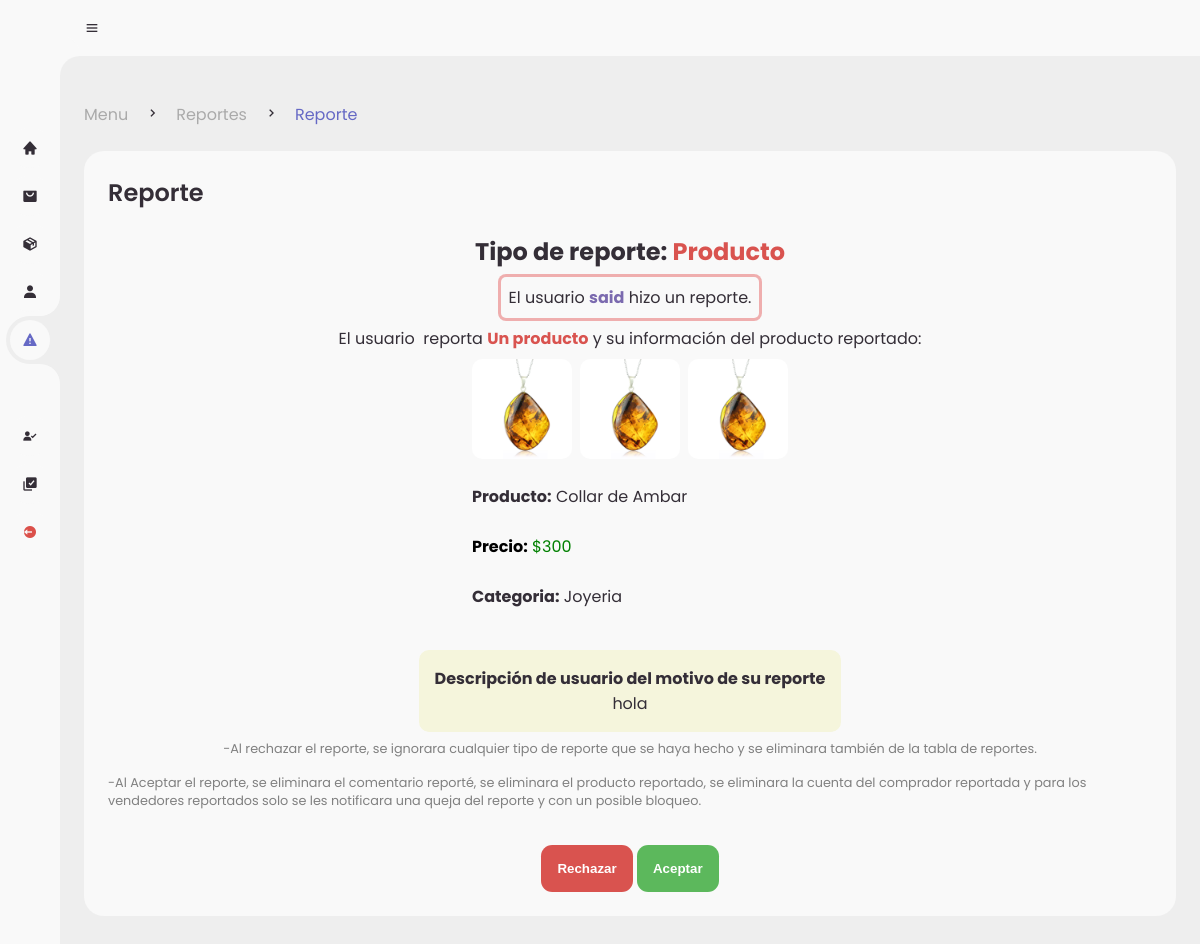
The app's page /admin/pages/det-reports.php?report=3 (signed in) with its own data.
### tables this page shows
CREATE TABLE `reports` (
  `id_report` int(11) NOT NULL,
  `report` varchar(150) NOT NULL,
  `type` varchar(30) NOT NULL,
  `ID_registro` int(11) DEFAULT NULL,
  `id_product` int(11) DEFAULT NULL,
  `id_star` int(11) DEFAULT NULL,
  `id_comment` int(11) DEFAULT NULL,
  `seller` int(11) DEFAULT NULL,
  `buyer` int(11) DEFAULT NULL,
  `estatus` int(2) NOT NULL
);

CREATE TABLE `registro` (
  `ID` int(11) NOT NULL,
  `Nombre` varchar(255) NOT NULL,
  `Correo` varchar(255) NOT NULL,
  `Contraseña` varchar(255) NOT NULL,
  `estatus` int(2) NOT NULL,
  `direccion` int(1) NOT NULL
);

CREATE TABLE `products` (
  `id_product` int(11) NOT NULL,
  `product` varchar(80) NOT NULL,
  `image1` varchar(80) NOT NULL,
  `price` int(11) NOT NULL,
  `description` varchar(250) NOT NULL,
  `category` varchar(30) NOT NULL,
  `stock` int(11) NOT NULL,
  `image2` varchar(30) NOT NULL,
  `image3` varchar(30) NOT NULL,
  `ID_registro` int(11) DEFAULT NULL,
  `estatus` varchar(50) NOT NULL
);

### admin/helpers/Sdet-rep.php (the view, shortened to what this page needs)
<?php
    $ban = "";
    $id_reporte = $_GET['report'];
?>
<div class="table-data">
				<div class="order">
					<div class="head">
						<h3>Reporte</h3>
					</div>
                <div class="solicitud-vend">
				<?php
					$query = mysqli_query($conn,"SELECT * FROM reports WHERE id_report = $id_reporte");
					$data = mysqli_fetch_array($query);
                    $tipo = $data['type'];
                    $usuario = $data['ID_registro'];
                    $query2 = mysqli_query($conn,"SELECT * FROM registro WHERE ID = $usuario");
                    $data2 = mysqli_fetch_array($query2);
				?>
                    <h2 class="title-report">Tipo de reporte:&nbsp;<strong><?php echo $tipo?></strong></h2>
                    <p class="data-report">El usuario&nbsp;<strong ><?php echo $data2['Nombre']?></strong> hizo un reporte.</p>
                    <p>El usuario &nbsp;reporta
                        <?php
                            switch($tipo){
                            case 'Producto':
                                    $ban = 2;
                                    $product = $data['id_product'];
                                    $getProducts = mysqli_query($conn,"SELECT * FROM products WHERE id_product = $product");
                                    $data_product = mysqli_fetch_array($getProducts);
                                    echo "<strong style='color:#d9534f'>Un producto</strong>&nbsp;";
                                    echo "y su información del producto reportado:<br>
                                    <article class='report-prod'>
                                        <div style='display:flex; flex-direction:row; gap: 0.5rem; flex-wrap:wrap;align-items:center;justify-content:center'>
                                            <img style='width:100px; height:100px; border-radius:10px' src='../../assets/products/".$data_product['image1']."' alt='image1'/>
                                            <img style='width:100px; height:100px; border-radius:10px' src='../../assets/products/".$data_product['image2']."' alt='image2'/>
                                            <img style='width:100px; height:100px; border-radius:10px' src='../../assets/products/".$data_product['image3']."' alt='image3'/>
                                        </div>
                                        <div> <br>
                                            <p><strong>Producto:</strong>&nbsp;".$data_product['product']."</p><br>
                                            <p style='color:green'><strong style='color:black'>Precio:</strong>&nbsp;$".$data_product['price']."</p><br>
                                            <p><strong>Categoria:</strong>&nbsp;".$data_product['category']."</p><br>
                                        </div>
                                    </article>";
                            break;
                            }
                        ?>
                    </p>
                    <?php if(!empty($data['report'])){?>
                    <p class="desc-container" align="center"><strong>
                    Descripción de usuario del motivo de su reporte </strong><br>
                        <?php echo $data['report']?>
                    </p>
                    <?php }?>
                    <p class="note-report" style="font-size:0.8rem">-Al rechazar el reporte, se ignorara cualquier tipo de reporte que se haya hecho y se eliminara también de la tabla de reportes.<p>
                    <p class="note-report" style="font-size:0.8rem">-Al Aceptar el reporte, se eliminara el comentario reporté, se eliminara el producto reportado, se eliminara la cuenta del comprador reportada y para los vendedores reportados solo se les notificara una queja del reporte y con un posible bloqueo.<p>
                    <form method="POST">
                    <div class="report-buttons">
                        <button class="btn-choose decline" type="submit" name="Rechazar" value="<?php echo $ban;?>">Rechazar</button>
					    <button class="btn-choose accept" type="submit" name="Aceptar" value="<?php echo $ban;?>">Aceptar</button>
                    </div>
                    </form>
                </div>
				</div>

### admin/style.css (style rules this page uses)
* { margin: 0; padding: 0; box-sizing: border-box; }
:root { --poppins: 'Poppins', sans-serif; --lato: 'Lato', sans-serif; --light: #F9F9F9; --blue: #6669c5; --light-blue: #CFE8FF; --grey: #eee; --dark-grey: #AAAAAA; --dark: #342E37; --red: #DB504A; --yellow: #FFCE26; --light-yellow: #FFF2C6; --orange: #FD7238; --light-orange: #FFE0D3; }
html { overflow-x: hidden; }
body { background: var(--grey); overflow-x: hidden; }
#content main .table-data { display: flex; flex-wrap: wrap; grid-gap: 24px; margin-top: 24px; width: 100%; color: var(--dark); }
#content main .table-data > div { border-radius: 20px; background: var(--light); padding: 24px; overflow-x: auto; }
#content main .table-data .head { display: flex; align-items: center; grid-gap: 16px; margin-bottom: 24px; }
#content main .table-data .head h3 { margin-right: auto; font-size: 24px; font-weight: 600; }
#content main .table-data .order { flex-grow: 1; flex-basis: 500px; }

### admin/estilos.css (style rules this page uses)
:root { --success:#5cb85c; --danger:#d9534f; --blue-color:#0275d8; --warning:#f0ad4e; --primary: hsl(255, 30%, 55%); --focus: hsl(210, 90%, 50%); --border-color: hsla(0, 0%, 100%, .2); --global-background: hsl(220, 25%, 10%); --background: linear-gradient(to right, hsl(210, 30%, 20%), hsl(255, 30%, 25%)); --shadow-1: hsla(236, 50%, 50%, .3); --shadow-2: hsla(236, 50%, 50%, .4); }
.accept { background: var(--success); }
.btn-choose { padding: 1rem; border: none; border-radius:0.7rem; font-weight: bold; color: white; margin-top: 1.2rem; cursor: pointer; }
.decline { background: var(--danger); }
.solicitud-vend, .form-vend { display: flex; align-items:center; justify-content: center; flex-direction: column; gap: 0.5rem; }
.title-report strong { color:var(--danger); }
.data-report { box-shadow: rgba(214, 3, 3, 0.3) 0px 0px 0px 3px; padding: 0.5rem; border-radius: 5px; }
.data-report strong { color: var(--primary); }
.note-report { color: grey; font-size: 0.5rem; }
.desc-container { padding: 1rem; border-radius: 10px; background-color: beige; }

### records on screen
reports: type "Producto", report "hola"
registro: Nombre "said"
products: image1 (picture), image2 (picture), image3 (picture), product "Collar de Ambar", price "300", category "Joyeria"
